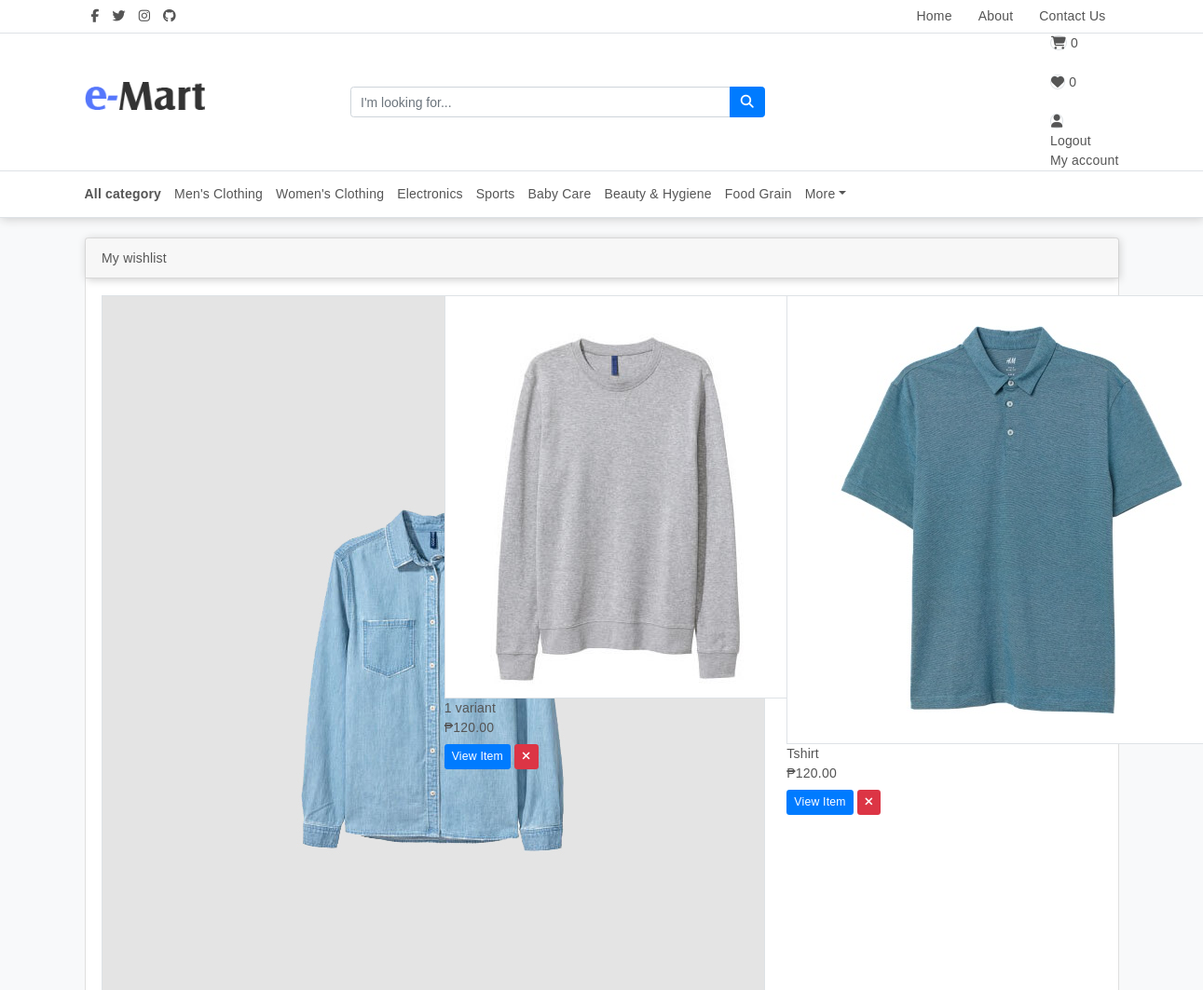
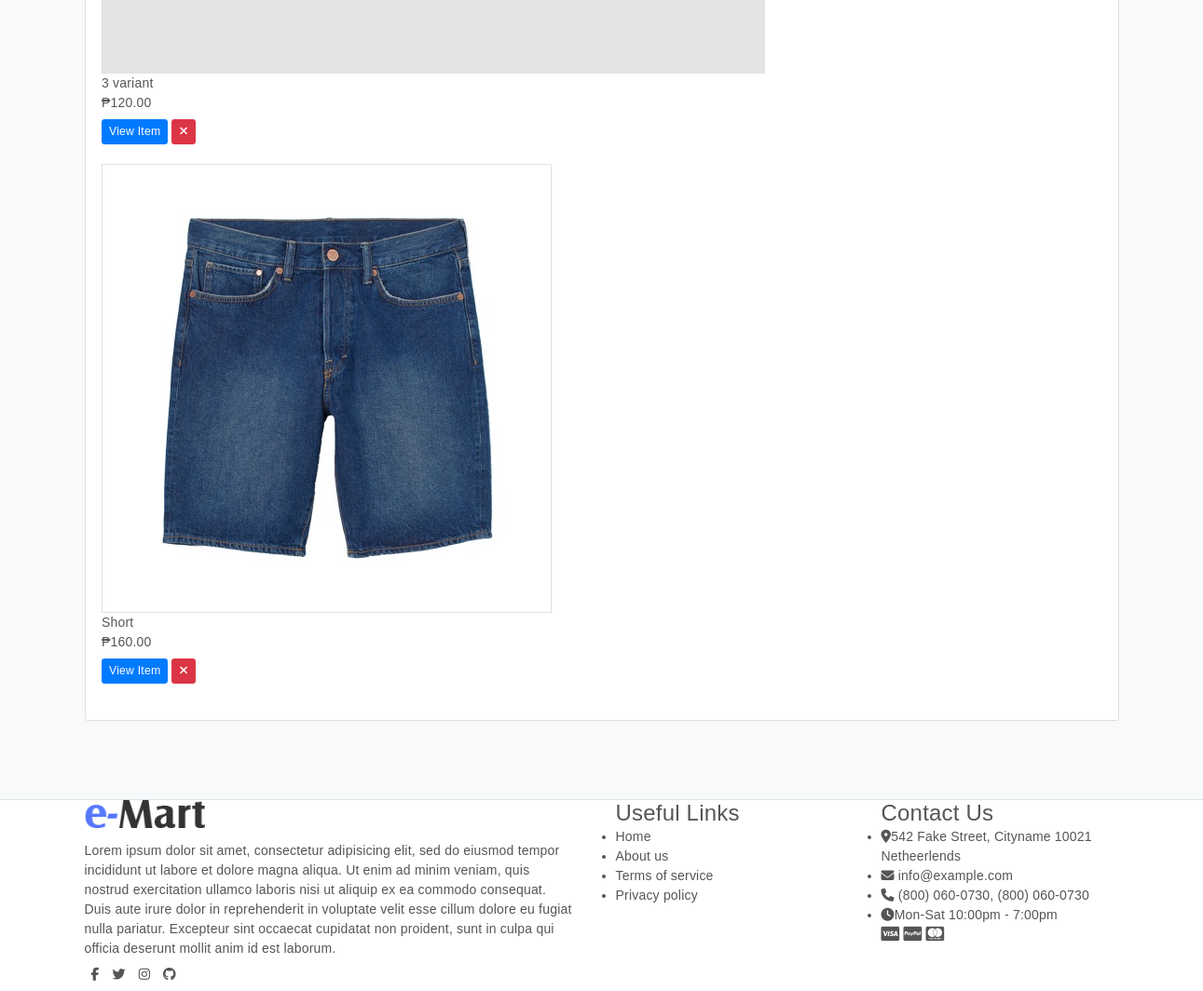
/wishlist.php (signed in), run on the app's committed database (2 pictures, top to bottom).
### tables this page shows
CREATE TABLE `social` (
  `id` int(11) NOT NULL,
  `userid` int(11) NOT NULL,
  `social` varchar(255) NOT NULL,
  `link` varchar(255) NOT NULL,
  `date_added` timestamp NOT NULL DEFAULT current_timestamp()
);

CREATE TABLE `category` (
  `id` int(11) NOT NULL,
  `name` varchar(255) DEFAULT NULL,
  `type` varchar(255) NOT NULL DEFAULT 'parent',
  `deleted` int(11) NOT NULL,
  `isactive` int(11) DEFAULT 1
);

CREATE TABLE `productt` (
  `id` int(11) NOT NULL,
  `categoryid` int(11) NOT NULL,
  `name` varchar(255) NOT NULL,
  `price` float NOT NULL,
  `brand` varchar(255) NOT NULL,
  `quantity` int(11) NOT NULL,
  `rating` int(11) NOT NULL,
  `date_added` timestamp NOT NULL DEFAULT current_timestamp(),
  `storeid` int(11) NOT NULL,
  `description` varchar(255) NOT NULL,
  `cost` float NOT NULL,
  `active` int(11) DEFAULT 1,
  `expiration` date DEFAULT NULL,
  `remaining_qty` int(11) DEFAULT 0,
  `deducted` int(11) DEFAULT 0,
  `deleted` int(11) DEFAULT 0,
  `default_variant` varchar(255) DEFAULT NULL
);

CREATE TABLE `media` (
  `id` int(11) NOT NULL,
  `name` varchar(255) NOT NULL,
  `storeid` int(11) NOT NULL,
  `date_added` timestamp NOT NULL DEFAULT current_timestamp(),
  `productid` int(11) NOT NULL,
  `active` int(11) DEFAULT 0
);

CREATE TABLE `settings` (
  `id` int(11) NOT NULL,
  `logo` varchar(255) NOT NULL,
  `userid` int(11) NOT NULL,
  `terms` text DEFAULT NULL,
  `privacy` text DEFAULT NULL,
  `contact` text DEFAULT NULL,
  `about` text DEFAULT NULL,
  `overview` text DEFAULT NULL
);

### model.php (called while the page is built, shortened)
<?php
class Model {
	public $db;
	public function __construct(){
		require_once "config.php";
		$this->db = $db;
	}
	public function getWishlistProducts(){
		$sql = "
			SELECT t2.name as 'filename',t1.*
			from wishlist t0
			left join productt t1
			on t1.id = t0.productid
			RIGHT JOIN media t2
			ON t1.id = t2.productid
			WHERE  t1.deleted = 0
		";
		return $this->db->query($sql)->fetchAll();
	}
	public function getUserWishlist($count = false){
		if($count){
			$sql = "
				select count(id) as 'total'
				from wishlist
				where userid = ".$_SESSION['id']."
			";
		return $this->db->query($sql)->fetch();
		} else {
			$sql = "
				select *
				from wishlist
				where userid = ".$_SESSION['id']."
			";
		}
		return $this->db->query($sql)->fetchAll();
	}
	public function getAllSocialMedia(){
		$sql = "
			select *
			from social
		";
		return $this->db->query($sql)->fetchAll();
	}
	public function updateStoreListener(){
		return $this;
	}
	public function getAdminSetting($public=false){
		$where = ($public) ? "" : "where userid = ".$_SESSION['id'];
		$sql = "
			SELECT *
			FROM settings
			$where
			LIMIT 1
		";
		return $this->db->query($sql)->fetch();
	}
	public function getAllActiveCategories(){
		$sql = "
			SELECT *
			FROM category
			WHERE isactive = 1
		";
		return $this->db->query($sql)->fetchAll();
	}
}

### wishlist.php (the view, shortened to what this page needs)
    <?php include_once "./head4.php"; ?>
    <?php include_once "./headnew.php"; ?>
    <main>
		<div class="container-fluid">
			<div class="container">
				<br>
				<div class="row">
					<div class="col-sm">
						<?php if(isset($_SESSION['id'])) : ?>
	                       <article class="card" style="display: block;margin: 0 auto;">
								<header class="card-header"> My wishlist </header>
								<div class="card-body">
									<div class="row">
										<?php
											$wishlist = $model->getWishlistProducts();
										?>
											<?php foreach($wishlist as $idx => $w): ?>
											<div class="col-md-4">
												<figure class="itemside mb-4">
													<div class="aside"><img src="./uploads/merchant/<?= $w['storeid'];?>/<?= $w['id'];?>/<?= $w['filename'];?>" class="border img-md"></div>
													<figcaption class="info">
														<a href="#" class="title"><?= $w['name'];?></a>
														<p class="price mb-2">₱<?= number_format($w['price'],2);?></p>
														<a href="productdetail.php?id=<?= $w['id'];?>" class="btn btn-primary btn-sm"> View Item </a>
														<a href="#" class="btn btn-danger btn-sm remove" data-toggle="tooltip" title="" data-id="<?= $w['id'];?>" data-original-title="Remove from wishlist"> <i class="fa fa-times"></i> </a>
													</figcaption>
												</figure>
											</div>
											<?php endforeach ?>
									</div>
								</div>
							</article>
						<?php else : ?>
							<div class="col-sm">
								<p>Please <a href="login.php" class="link">login</a> first to view this page.</p>
							</div>
						<?php endif ?>
					</div>
				</div>
			</div>
			<br>
			<br>
			<br>
			<br>
		</div>
    <?php include "./newfooter.php"; ?>
	</main>
</body>
</html>

### headnew.php (shortened to what this page needs)
<header class="section-header">
      <section class="header-top-light border-bottom">
        <div class="container">
          <nav class="d-flex flex-column flex-md-row">
            <?php
                  $social = $model->getAllSocialMedia();
                ?>
            <ul class="nav mr-auto d-none d-md-flex">
              <?php foreach($social as $idx => $s): ?>
                <li><a href="<?= $s['link'];?>" class="nav-link px-2"> <i class="fa fa-<?= $s['social'];?>"></i> </a></li>
                  <?php endforeach ?>
            </ul>
            <ul class="nav">
              <li class="nav-item"><a href="index.php" class="nav-link"> Home </a></li>
          <li class="nav-item"><a href="footer.php?page=about" class="nav-link"> About </a></li>
          <li class="nav-item"><a href="footer.php?page=contact" class="nav-link"> Contact Us </a></li>
            </ul>
          </nav>
        </div>
      </section>
      <section class="header-main border-bottom">
        <div class="container">
        <div class="row align-items-center">
          <div class="col-lg-3 col-sm-4 col-12">
          <a href="index.php" class="brand-wrap">
            <figure id="logo"></figure>
          </a>
          </div>
          <div class="col-lg-4 col-xl-5 col-sm-8 col-12">
            <form method="post" action="filtered.php" class="search">
              <div class="input-group w-100">
                  <input type="text" class="form-control" style="width:55%;" name="search" placeholder="I&#39;m looking for...">
                  <div class="input-group-append">
                    <button class="btn btn-primary" type="submit">
                      <i class="fa fa-search"></i>
                    </button>
                  </div>
                </div>
            </form>
          </div>
          <div class="col-lg-5 col-xl-4 col-sm-12">
            <div class="widgets-wrap float-md-right">
              <a href="cart.php" class="widget-header mr-2">
                <div class="icon">
                  <i class="icon-sm rounded-circle border fa fa-shopping-cart"></i>
                  <span class="notify" id="count">0</span>
                </div>
              </a>
              <?php
                $wishlist = 0;
                if(isset($_SESSION['id'])){
                  $wishlist = $model->getUserWishlist(true);
                  $wishlist = $wishlist['total'];
                }
              ?>
              <a href="wishlist.php" class="widget-header mr-2">
                <div class="icon">
                  <i class="icon-sm rounded-circle border fa fa-heart"></i>
                  <span class="notify" id="wishListcount"><?= $wishlist; ?></span>
                </div>
              </a>
              <div class="widget-header dropdown">
                <a href="#" data-toggle="dropdown" data-offset="20,10">
                  <div class="icontext">
                    <?php
                                        $url = "./userdashboard.php";
                                        if(isset($_SESSION['usertype'])){
                                            if($_SESSION['usertype'] == "merchant"){
                                                $url = "./dashboard.php";
                                            } elseif($_SESSION['usertype'] == "admin") {
                                                $url = "./admindashboard.php";
                                            }
                                        }
                                    ?>
                                    <?php if(isset($_SESSION['id'])): ?>
                    <a href="<?= $url;?>">
                      <div class="icon">
                      <i class="icon-sm rounded-circle border fa fa-user"></i>
                    </div>
                    </a>
                                      <?php endif ?>
                    <div class="text">
                       <?php if(isset($_SESSION['id'])): ?>
                        <small class="text-muted"> <a href="logout.php">Logout</a></small>
                        <a href="<?= $url;?>"><div>My account</div></a>
                                      <?php else : ?>
                                        <small class="text-muted"><a href="login.php">Sign in</a> | <a href="signup.php">Join</a></small>
                        <a href="login.php"><div>My account</div></a>
                                      <?php endif ?>
                    </div>
                  </div>
                </a>
              </div>
            </div>
          </div>
        </div>
        </div>
      </section>
      <nav class="navbar navbar-main navbar-expand-lg border-bottom">
        <div class="container">
          <div class="collapse navbar-collapse" id="main_nav5">
            <?php
                $categories = $model->getAllActiveCategories();
            ?>
            <ul class="navbar-nav">
              <li class="nav-item">
                <a class="nav-link pl-0" href="#"> <strong>All category</strong></a>
              </li>
              <?php foreach($categories as $idx => $c): ?>
                <?php if($idx <7): ?>
                  <li class="nav-item">
                    <a class="nav-link" href="filtered.php?category=<?= $c['id'];?>"><?= $c['name'];?></a>
                  </li>
              <?php endif ?>
              <?php endforeach ?>
              <li class="nav-item dropdown">
                <a class="nav-link dropdown-toggle" href="http://example.com" data-toggle="dropdown" aria-haspopup="true" aria-expanded="false">More</a>
              </li>
            </ul>
          </div>
        </div>
      </nav>
    </header>

### newfooter.php (shortened to what this page needs)
<footer class="section-footer border-top">
    <div class="container">
        <section class="footer-top padding-y">
            <div class="row">
                 <?php
                    $setting = $model->getAdminSetting(true);
                ?>
                <aside class="col-sm-6">
                    <article class="mr-3">
                        <figure id="logo" class="logo-footer"></figure>
                        <p class="mt-3"><?= ($setting) ? $setting['overview'] : ''; ?></p>
                        <div>
                            <?php
                              $social = $model->getAllSocialMedia();
                            ?>
                          <ul class="nav mr-auto d-none d-md-flex">
                            <?php foreach($social as $idx => $s): ?>
                                <li><a href="<?= $s['link'];?>" class="nav-link px-2"> <i class="fa fa-<?= $s['social'];?>"></i> </a></li>
                              <?php endforeach ?>
                          </ul>
                        </div>
                    </article>
                </aside>
                <aside class="col-sm-3">
                    <h4 style="padding:0;">Useful Links</h4>
                    <ul style="padding:0;">
                      <li><i class="bx bx-chevron-right"></i> <a href="index.php">Home</a></li>
                      <li><i class="bx bx-chevron-right"></i> <a href="footer.php?page=about" target="_blank">About us</a></li>
                      <li><i class="bx bx-chevron-right"></i> <a href="footer.php?page=terms" target="_blank">Terms of service</a></li>
                      <li><i class="bx bx-chevron-right"></i> <a href="footer.php?page=privacy" target="_blank">Privacy policy</a></li>
                    </ul>
                </aside>
                <aside class="col-sm-3">
                    <h4>Contact Us</h4>
                    <?= ($setting) ? $setting['contact'] : ''; ?>
                    <div class="text-md-left tesxt-muted">
                            </div>
                </aside>
            </div>
        </section>
    </div>
</footer>

### head4.php (style rules this page uses)
.container-fluid { padding: 0; margin: 0 auto; }
header { box-shadow: 1px 1px 10px #c9c9c9; }
footer { background: white; }

### headnew.php (style rules this page uses)
#logo { background: url(./images/logo.png) no-repeat; background-size: contain; width: auto; height: 30px; }
body { background: #f8f9fa; }
header { background: white; }

### data on the page
category: name "Men's Clothing"
category: name "Women's Clothing"
category: name "Electronics"
category: name "Sports"
category: name "Baby Care"
category: name "Beauty & Hygiene"
category: name "Food Grain"
productt: media.name (picture), name "3 variant", price "120.00"
media: name (picture), productt.name "1 variant", productt.price "120.00"
media: name (picture), productt.name "Tshirt", productt.price "120.00"
media: name (picture), productt.name "Short", productt.price "160.00"
settings: overview "Lorem ipsum dolor sit amet, consectetur adipisicing elit, sed do eiusmod tempor incididunt ut labore et dolore magna aliqua. Ut enim ad minim veniam, quis nostrud exercitation ullamco laboris nisi ut aliquip ex ea commodo consequat. Duis aute irure dolor in reprehenderit in voluptate velit esse cillum dolore eu fugiat nulla pariatur. Excepteur sint occaecat cupidatat non proident, sunt in culpa qui officia deserunt mollit anim id est laborum.", contact "542 Fake Street, Cityname 10021 Netheerlends info@example.com (800) 060-0730, (800) 060-0730 Mon-Sat 10:00pm - 7:00pm"

### other printed values
$wishlist "0"
